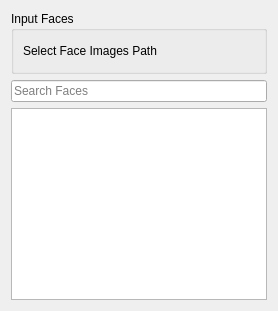
       <widget class="QWidget" name="input_faces_library_tab">
        <attribute name="title">
         <string>Faces</string>
        </attribute>
        <layout class="QVBoxLayout" name="vboxLayout_InputFacesLibrary">
         <item>
          <widget class="QGroupBox" name="groupBox_InputFaces_Select">
           <property name="title">
            <string>Input Faces</string>
           </property>
           <layout class="QGridLayout" name="gridLayout_Faces1">
            <item row="0" column="0">
             <layout class="QHBoxLayout" name="horizontalLayout_Faces">
              <item>
               <widget class="QLabel" name="labelInputFacesPath">
                <property name="text">
                 <string>Select Face Images Path</string>
                </property>
               </widget>
              </item>
              <item>
               <widget class="QPushButton" name="buttonInputFacesPath">
                <property name="sizePolicy">
                 <sizepolicy hsizetype="Fixed" vsizetype="Fixed">
                  <horstretch>0</horstretch>
                  <verstretch>0</verstretch>
                 </sizepolicy>
                </property>
                <property name="toolTip">
                 <string>Choose Input Faces Folder</string>
                </property>
                <property name="text">
                 <string/>
                </property>
                <property name="icon">
                 <iconset resource="media.qrc">
                  <normaloff>:/media/media/open_file.png</normaloff>:/media/media/open_file.png</iconset>
                </property>
                <property name="iconSize">
                 <size>
                  <width>18</width>
                  <height>18</height>
                 </size>
                </property>
                <property name="flat">
                 <bool>true</bool>
                </property>
               </widget>
              </item>
             </layout>
            </item>
           </layout>
          </widget>
         </item>
         <item>
          <widget class="QLineEdit" name="inputFacesSearchBox">
           <property name="placeholderText">
            <string>Search Faces</string>
           </property>
          </widget>
         </item>
         <item>
          <widget class="QListWidget" name="inputFacesList">
           <property name="acceptDrops">
            <bool>true</bool>
           </property>
           <property name="autoScroll">
            <bool>false</bool>
           </property>
          </widget>
         </item>
        </layout>
       </widget>
